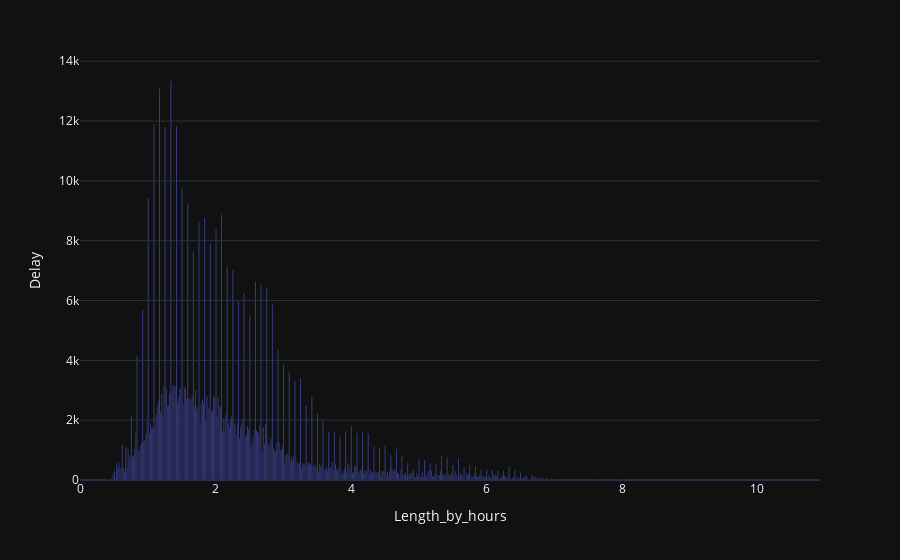

The notebook cell saved with this chart:
### Markdown cell above
<font size="10">Sprawdzamy, czy długość lotu ma wpływ na opoźnienie</font>

### Code cell
dt_df = data[['Length_by_hours','Delay']].groupby('Length_by_hours').agg('count').reset_index()
fig = px.bar(dt_df, x='Length_by_hours', y='Delay',template = 'plotly_dark')
fig.show()

### Figure 1 — Plotly figure (JSON) as saved in the notebook; plotly's stock layout.template omitted (floating-point values rounded to 4 significant figures; data arrays with more than 128 entries replaced by an {"elided": "..."} marker saying what was removed)
{"data": [{"alignmentgroup": "True", "hovertemplate": "Length_by_hours=%{x}<br>Delay=%{y}<extra></extra>", "legendgroup": "", "marker": {"color": "#636efa", "pattern": {"shape": ""}}, "name": "", "offsetgroup": "", "orientation": "v", "showlegend": false, "textposition": "auto", "type": "bar", "x": {"elided": "426 float values"}, "xaxis": "x", "y": {"elided": "426 int values"}, "yaxis": "y"}], "layout": {"barmode": "relative", "legend": {"tracegroupgap": 0}, "margin": {"t": 60}, "xaxis": {"anchor": "y", "domain": [0, 1], "title": {"text": "Length_by_hours"}}, "yaxis": {"anchor": "x", "domain": [0, 1], "title": {"text": "Delay"}}}}
